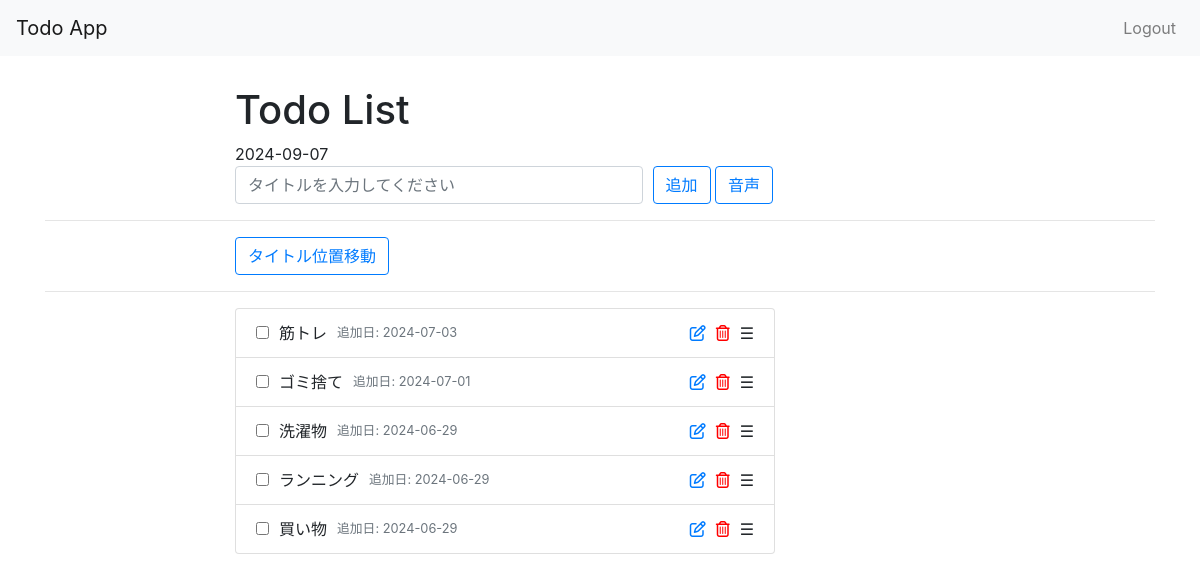
The app's page /todos/ (signed in), older data.
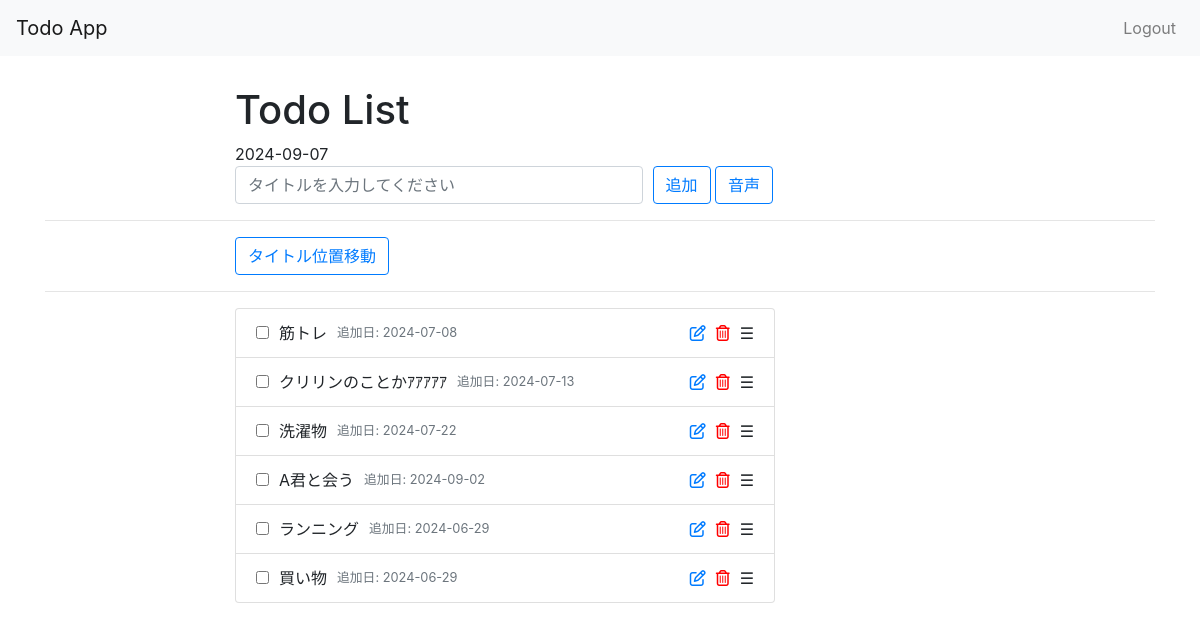
The same page, newer data.
### todos/models.py (models this page shows, shortened)
class Todo(models.Model):
    title = models.CharField(max_length=100)
    created_at = models.DateTimeField('Created', auto_now_add=True)
    update_at = models.DateTimeField('Updated', auto_now=True)
    isCompleted = models.BooleanField(default=False)
    order = models.IntegerField(default=0)
    notes = models.TextField(blank=True, null=True)
    deadline_date = models.DateField(blank=True, null=True)
    deadline_time = models.TimeField(blank=True, null=True)
    notification_lead_time = models.IntegerField(default=0)

### todos/views.py (the view)
# urls.py: path('', views.IndexView.as_view(), name='index'),
class IndexView(LoginRequiredMixin, generic.ListView):
    template_name = 'todos/index.html'
    context_object_name = 'todo_list'
    login_url = '/accounts/login/'
    def get_queryset(self):
        queryset = Todo.objects.all().order_by('order')
        return queryset
    def get_context_data(self, **kwargs):
        context = super().get_context_data(**kwargs)
        context['current_date'] = timezone.now()  # 現在の日付を追加
        return context

### todos/templates/todos/index.html (shortened to what this page needs)
{% extends 'todos/base.html' %}
{% block content %}
<div class="container">
  <div class="row">
    <div class="offset-md-2 col-lg-9">
      <div class="page-header">
        <h1>Todo List</h1>
        <div class="date-header">
          {{ current_date|date:"Y-m-d" }}
        </div>
      </div>
    </div>
  </div>
  <div class="row">
    <div class="offset-md-2 col-lg-9">
      <form method="post" action="{% url 'todos:add' %}" id="add-todo-form">
        <div class="form-row">
          <div class="col-md-6">
            <input type="text" class="form-control" name="title" id="todo-title" placeholder="タイトルを入力してください" required>
          </div>
          <div class="col-md-6">
            <button type="submit" name="submit" class="btn btn-outline-primary">追加</button>
            <button type="button" id="voice-input-btn" class="btn btn-outline-secondary">音声</button>
          </div>
        </div>
      </form>
    </div>
  </div>
  <hr />
  <div class="row">
    <div class="offset-md-2 col-lg-9">
      <button id="toggle-edit-mode" class="btn btn-outline-secondary">タイトル位置移動</button>
    </div>
  </div>
  <hr />
  <div class="row">
    <div class="offset-md-2 col-lg-6">
      <div class="list-group sortable" id="sortable-list">
        {% for todo in todo_list %}
        <div class="list-group-item d-flex align-items-center {% if todo.isCompleted %} todo-complete {% endif %}">
          <form style="display: inline;" method="post" action="{% url 'todos:update' todo.id %}">
            <input type="checkbox" name="isCompleted" onchange="this.form.submit()" {% if todo.isCompleted %} checked {% endif %} class="todo-status-checkbox" data-title-id="todo-title-{{ todo.id }}" title="{% if not todo.isCompleted %} mark as done {% else %} mark undone {% endif %}">
          </form>
          <div class="todo-details">
            <div class="todo-details-left">
              <span class="todo-title {% if todo.isCompleted %} todo-title-strikethrough {% endif %}" id="todo-title-{{ todo.id }}">{{ todo.title }}</span>
              <small class="text-muted">追加日: {{ todo.created_at|date:"Y-m-d" }}</small>
            </div>
            <div class="todo-actions">
              <a href="{% url 'todos:edit' todo.id %}" title="Edit">
                <i class="far fa-edit"></i>
              </a>
              <a href="{% url 'todos:delete' todo.id %}" title="Delete">
                <i class="far fa-trash-alt"></i>
              </a>
              <span class="drag-handle" style="cursor: move; margin-left: 10px;">&#9776;</span>
            </div>
          </div>
        </div>
        {% endfor %}
      </div>
    </div>
  </div>
</div>
{% endblock %}

### todos/templates/todos/base.html (shortened to what this page needs)
{% load static %}
<!doctype html>
<html lang="en">
  <head>
    <link rel="stylesheet" href="https://stackpath.bootstrapcdn.com/bootstrap/4.4.1/css/bootstrap.min.css">
    <link rel="stylesheet" href="{% static 'css/style.css' %}">
  </head>
  <body>
    <nav class="navbar navbar-expand-lg navbar-light bg-light">
      <a class="navbar-brand" href="/todos/">Todo App</a>
      <div class="collapse navbar-collapse" id="navbarNav">
        <ul class="navbar-nav ml-auto">
          {% if user.is_authenticated %}
            <li class="nav-item">
              <a class="nav-link" href="{% url 'logout' %}">Logout</a>
            </li>
          {% endif %}
        </ul>
      </div>
    </nav>
    {% block content %}
    {% endblock %}
  </body>
</html>

### staticfiles/css/style.css (style rules this page uses)
.page-header { margin-top: 30px; }
.fa-trash-alt { color: red; cursor: pointer; display: inline-block; }
.todo-status-checkbox { cursor: pointer; margin-right: 10px; }
.todo-details { display: flex; justify-content: space-between; align-items: center; width: 100%; }
.todo-details-left { display: flex; align-items: center; }
.todo-title { margin-right: 10px; }
.todo-actions { display: flex; align-items: center; }
.todo-actions .fa-edit, .todo-actions .fa-trash-alt { margin-left: 10px; }
.btn-outline-secondary { color: #007bff; border-color: #007bff; }

Row changes from the older to the newer data that the page shows:
removed Todo: title "筋トレ", created_at "2024-07-03"
removed Todo: title "ゴミ捨て", created_at "2024-07-01"
removed Todo: title "洗濯物", created_at "2024-06-29"
added Todo: title "筋トレ", created_at "2024-07-08"
added Todo: title "クリリンのことかｱｱｱｱｱ", created_at "2024-07-13"
added Todo: title "洗濯物", created_at "2024-07-22"
added Todo: title "A君と会う", created_at "2024-09-02"
